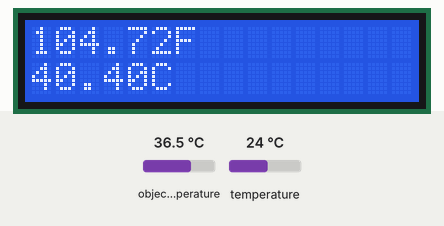
Recording of a sketch running on a simulated Arduino Uno, built with avr-gcc and run on an emulated ATmega328P. Shown: 16×2 character LCD. Inputs (shaded band) come from the test bench; at power-on: object temperature 36.5 °C, temperature 24 °C. What the sketch prints to the serial monitor is not drawn.

Above: at 1.2 s.
1.3 s: object temperature set to 20 °C
At 2.5 s:
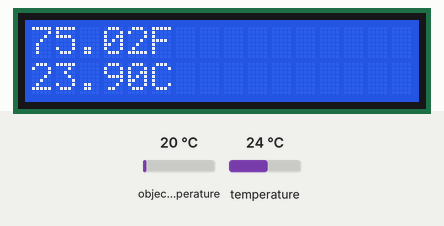
3.5 s: object temperature set to 26 °C
At 4.6 s:
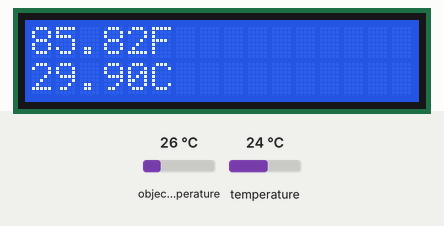
5.6 s: object temperature set to 32 °C
At 6.8 s:
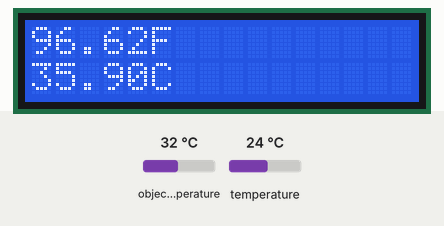
Timing chart, 0 to 8.6 s (numbered marks = the images above; inputs shaded):
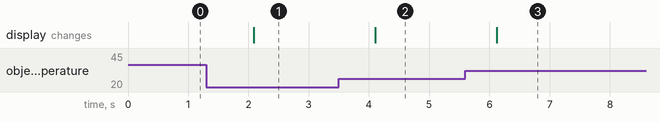

Measured:
- after the input at 1.3 s, the display: changes after 0.79 s (image 1)
- after the input at 3.5 s, the display: changes after 0.61 s (image 2)
- after the input at 5.6 s, the display: changes after 0.52 s (image 3)

The sketch:

cltgun.ino
```cpp
#include <Wire.h>
#include <Adafruit_MLX90614.h>
#include <VirtualWire.h>
#include <LiquidCrystal.h>
LiquidCrystal lcd(12, 11, 5, 4, 3, 2);
Adafruit_MLX90614 mlx = Adafruit_MLX90614();

void setup() {
  Serial.begin(9600);
  mlx.begin();
  lcd.begin(16, 2);
}
void loop() {
  Serial.println(mlx.readAmbientTempF());
  Serial.println(mlx.readObjectTempF()+7);
  lcd.clear();
  lcd.setCursor(0, 0);
  lcd.print(String(mlx.readObjectTempF()+7)+"F");
  lcd.setCursor(0, 1);
  lcd.print(String(((mlx.readObjectTempF()+7)-32)*5/9)+"C");
  delay(1000);
}
```
